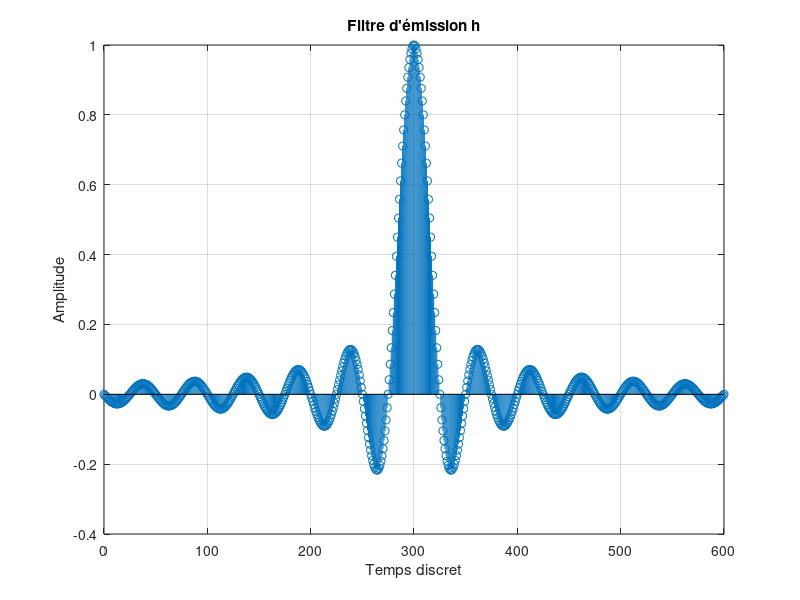
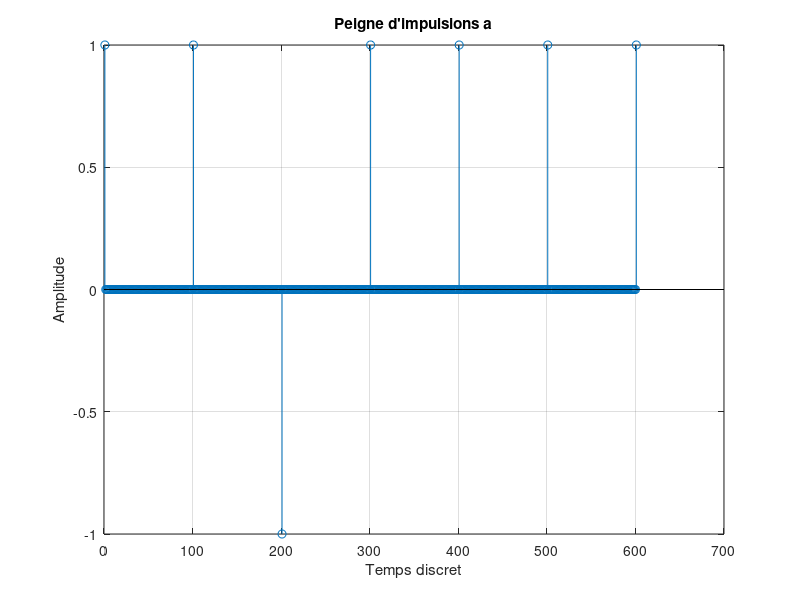
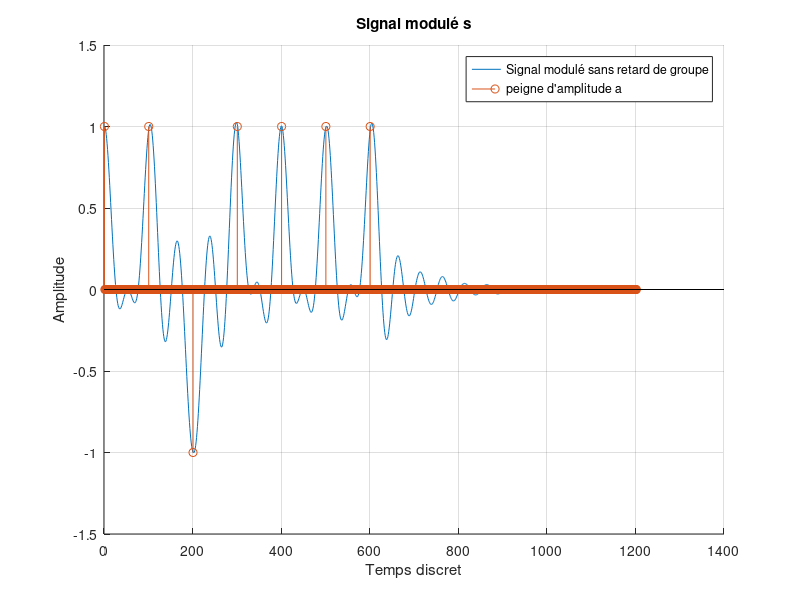
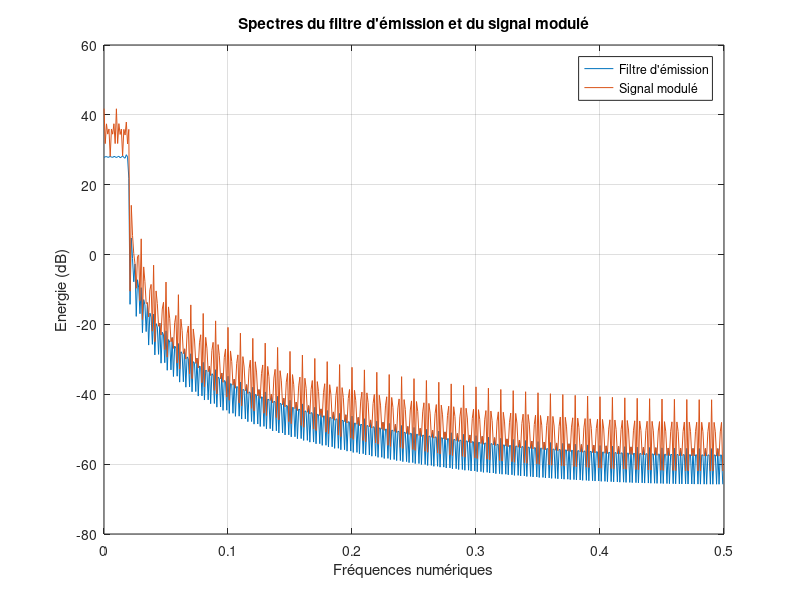

Source code (MATLAB) for these figures, in order:
clc; clear; close all

K = 100;%periode echantillonnage
N = 3*K; %on limite à +/- 3K
n = (-N:N)'; 

fmax = 1/K;
fc = 2*fmax; %Nyquist : fc > 2*fmax
k = 500;

%% Premiere etape : Filtre d'emission h
h = sinc(2*fc*(n - 2*n)); %filtre d'emission tronque
delay = grpdelay(h, 1, k); %calcul du retard de groupe
delay = mean(abs(delay));

t = (0:length(h)-1)';

%% Deuxieme etape : Amplitudes a
r = randn(length(n), 1); %generation sequences aleatoires


for i = 1:K:length(n)
    a(i) = sign(r(i));
end


figure(1)
stem(t, h)
grid()
title("Filtre d'émission h")
xlabel("Temps discret")
ylabel("Amplitude")

figure(2)
stem(a)
grid()
title("Peigne d'impulsions a")
xlabel("Temps discret")
ylabel("Amplitude")

%% Troisieme etape : Application du filtre au signal d'amplitude
figure(3)
h = [h; zeros(length(h), 1)];
a = [a'; zeros(length(a), 1)];
s = filter(h, 1, a);
sb = s;
sb(1:delay) = [];
% plot(s) %avec retard de groupe
hold on
plot(sb) %sans retard de groupe
stem(a)
grid()
title("Signal modulé s")
xlabel("Temps discret")
ylabel("Amplitude")
legend("Signal modulé sans retard de groupe", "peigne d'amplitude a")

figure(4)
[H, w] = freqz(h, 1, k);
tftd_h = 20*log10(abs(H));

[S, w] = freqz(s, 1, k);
tftd_s = 20*log10(abs(S));
f = w/(2*pi);

plot(f, tftd_h)
hold on
plot(f, tftd_s)
grid()
title("Spectres du filtre d'émission et du signal modulé")
legend("Filtre d'émission", "Signal modulé")
xlabel("Fréquences numériques")
ylabel("Energie (dB)")
%energie spectrale depend entierement filtre d'emission
%peu importe si pas gain a 0dB, car deja impossible si gain (h) et energie
%(a) constantes non = 1, ca se multiplie avec la conv
%% Quatrieme etape : Demodulation
for i = 1:K:length(n)
    A(i) = sign(sb(i)); %sb car sans retard de groupe, sign pour arrondir a 1 ou -1 (ici pas besoin car parfait)
end

figure(5)
stem(A)
grid()
title("Démodulation")
xlabel("Temps discret")
ylabel("Amplitude")

%% Calcul des erreurs
seuilErreur = 10^-15;
e = abs(A-a(1:length(n))');
nbErr = 0;
for i = 1:length(e)
    if e(i) < seuilErreur
        e(i) = 0;
        nbErr = nbErr;
    else
        e(i) = e(i);
        nbErr = nbErr + 1;
    end
end

tauxErreur = nbErr/(length(e));

figure(6)
stem(e, 'x')
grid()
title("Représentation des erreurs")
xlabel("Echantillons")
ylabel("Amplitude d'erreur")